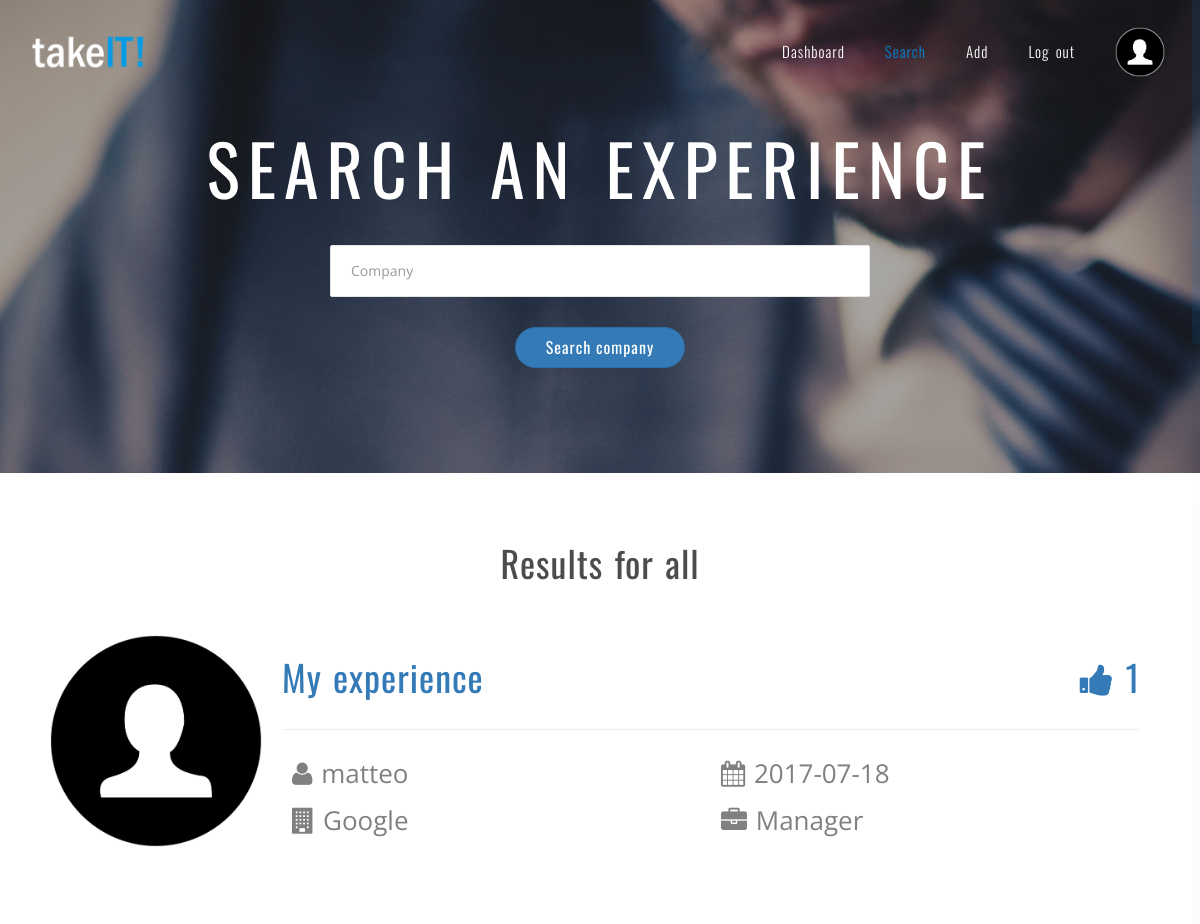
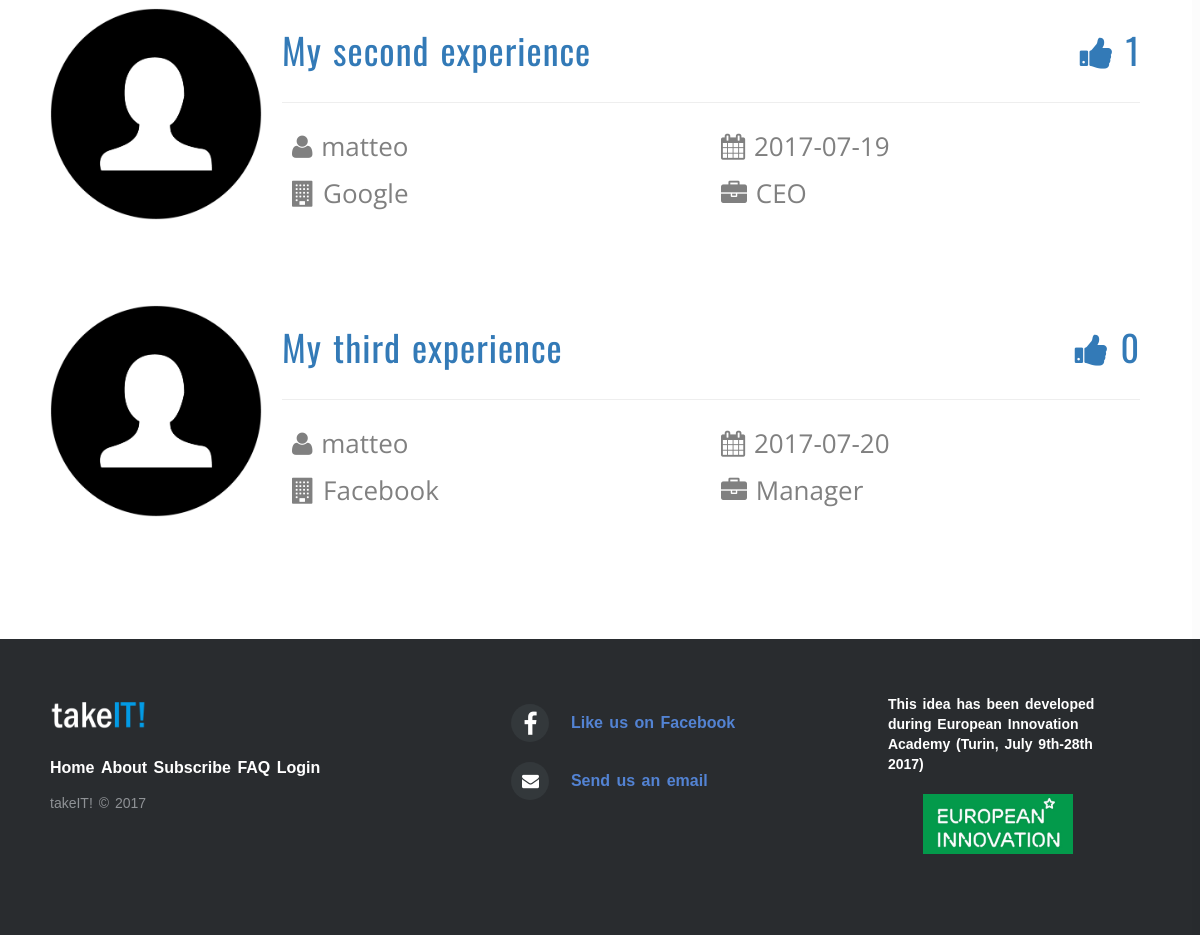
The page /app/search.php (signed in) on the database its author committed (2 pictures, top to bottom).
### tables this page shows
CREATE TABLE `experience` (
  `Id` int(11) NOT NULL,
  `Company` varchar(50) NOT NULL,
  `Date` date NOT NULL,
  `User` varchar(50) NOT NULL,
  `Position` varchar(50) NOT NULL,
  `Title` varchar(50) NOT NULL,
  `Description` mediumtext NOT NULL
);

### app/functions.php (called while the page is built, shortened)
<?php
  function count_votes($db, $id) {
    return $db->query("SELECT COUNT(*) FROM vote WHERE Id = $id")->fetch_array()[0];
  }
?>

### app/search.php (the view, shortened to what this page needs)
<?php
  include("functions.php");
?>
<!DOCTYPE html>
<html lang="en">
<head>
  <link href="../css/bootstrap.min.css" rel="stylesheet">
  <link href="../css/font-awesome.min.css" rel="stylesheet">
  <link href="../css/owl.theme.css" rel="stylesheet">
  <link href="../css/owl.carousel.css" rel="stylesheet">
  <link href="../css/owl.transitions.css" rel="stylesheet">
  <link href="../css/style.css" rel="stylesheet">
  <link href="../css/footer.css" rel="stylesheet">
  <link href="../css/own.css" rel="stylesheet">
</head>
<body data-spy="scroll" data-target=".main-nav">
  <header class="st-navbar">
    <nav class="navbar navbar-default navbar-fixed-top clearfix" role="navigation">
      <div class="container">
        <div class="navbar-header">
          <a class="navbar-brand" href="../"><img src="../photos/logo_white.png" alt="" class="img-responsive"></a>
        </div>
        <div class="collapse navbar-collapse main-nav" id="sept-main-nav">
          <ul class="nav navbar-nav navbar-right">
            <li><a class="nav-item-href" href="./index.php">Dashboard</a></li>
            <li class="active"><a class="nav-item-href" href="./search.php">Search</a></li>
            <li><a class="nav-item-href" href="./add.php">Add</a></li>
            <li><a class="nav-item-href" href="../">Log out</a></li>
            <li><a href="profile.php" class="profile-img-href"><img src="../photos/profile.png" style="height: 50px;"/></a></li>
          </ul>
        </div>
      </div>
    </nav>
  </header>
  <section class="home midhome" id="home" data-stellar-background-ratio="0.4">
    <div class="container">
      <div class="row">
        <div class="col-md-12">
            <div class="hero-txt">
              <h2 class="hero-title">Search an experience</h2>
              <div class="col-md-6 col-md-offset-3">
                <form class="form" method="get" action="search.php" id="company_form">
                  <div class="form" style="text-align: center;">
                    <input name="company" type="text" class="form-control" placeholder="Company" aria-describedby="Insert the company" style="min-width: 60%;">
                    <button type="submit" class="btn btn-primary" id="btn-search-company" style="margin-top: 30px;">Search company</button>
                  </div>
                </form>
              </div>
            </div>
        </div>
      </div>
    </div>
  </section>
  <section class="content">
    <div class="container">
      <h1 style="text-align: center;">
        Results for
        <?php
          if (isset($_GET["company"]))
            echo $_GET["company"];
          else echo "all";
        ?>
      </h1>
      <div class="row">
        <?php
          $db = db_connect();
          $db2 = db_connect();
          if (empty($_GET["company"])) {
            $query = $db->query("SELECT * FROM experience");
          } else {
            $query = $db->query("SELECT * FROM experience WHERE Company = '$_GET[company]'");
          }
          while ($row = $query->fetch_assoc()) {
            $votes = count_votes($db2, $row["Id"]);
            echo "<div class=\"col-md-12 src-tab\">
              <div class=\"src-tab-left\">
                <img src=\"../photos/profile.png\" style=\"width: 100%;\">
              </div>
              <div class=\"src-tab-right\">
                <div class=\"src-tab-head\">
                  <div class=\"src-tab-title\"><a href=\"view.php?id=$row[Id]\"><h3>$row[Title]</h3></a></div>
                  <div class=\"src-tab-title\"><h3><i class=\"fa fa-thumbs-up\"></i> $votes</h3></div>
                </div>
                <hr>
                <table class=\"src-tab-info\">
                  <tr>
                    <td><i class=\"fa fa-user\"></i> $row[User]</td>
                    <td><i class=\"fa fa-calendar\"></i> $row[Date]</td>
                  </tr>
                  <tr>
                    <td><i class=\"fa fa-building\"></i> $row[Company]</td>
                    <td><i class=\"fa fa-briefcase\"></i> $row[Position]</td>
                  </tr>
                </table>
              </div>
            </div>";
          }
        ?>
      </div>
    </div>
  </section>
  <footer class="footer-distributed">
    <div class="footer-left">
      <img src="../photos/logo_white.png" alt="takeIT!" style="width: 100px;">
      <div class="footer-links">
        <ul>
          <li><a href="../">Home</a></li>
          <li><a href="../#about">About</a></li>
          <li><a href="../#subscribe">Subscribe</a></li>
          <li><a href="../#faq">FAQ</a></li>
          <li><a href="../login.php">Login</a></li>
        </ul>
      </div>
      <p class="footer-company-name">takeIT! &copy; 2017</p>
    </div>
    <div class="footer-center">
      <div>
        <i class="fa fa-facebook"></i>
        <p><a href="https://www.facebook.com/TakeItofficial">Like us on Facebook</a></p>
      </div>
      <div>
        <i class="fa fa-envelope"></i>
        <p><a href="mailto:eiatakeit@gmail.com">Send us an email</a></p>
      </div>
    </div>
    <div class="footer-right">
      <p class="footer-company-about">
        <span>This idea has been developed during European Innovation Academy (Turin, July 9th-28th 2017)</span>
        <div style="text-align: center;"><img src="../photos/eia_logo.png" alt="EIA" style="height: 60px;"></div>
      </p>
    </div>
  </footer>
</body>
</html>

### css/style.css (style rules this page uses)
body { font-family: "Open Sans"; color: #808080; font-weight: 400; font-size: 14px; line-height: 26px; word-spacing: 2px; -webkit-font-smoothing: antialiased; }
p { margin-bottom: 26px; }
a { color: #0288d1; text-decoration: none !important; -webkit-transition: color 0.3s; transition: color 0.3s; }
h1, h2, h3, h4, h5, h6 { font-family: "Oswald"; color: #4c4c4c; letter-spacing: 1px; font-weight: 400; }
.form-control { border-radius: 2px !important; padding: 15px 20px !important; height: auto; border-color: #e5e5e5 !important; box-shadow: none !important; }
.img-responsive { display: inline-block; *display: inline; *zoom: 1; }
.btn { font-family: "Oswald"; font-size: 16px; letter-spacing: 1px; border-radius: 40px; padding: 8px 30px; margin-bottom: 5px; -webkit-transition: color 0.3s, background-color 0.3s, border-color 0.3s; transition: color 0.3s, background-color 0.3s, border-color 0.3s; }
.home { background-image: url(../images/hero-img9.jpg); background-position: top center; background-attachment: fixed; background-repeat: no-repeat; background-size: cover; background-color: #000; padding: 100px 0; position: relative }
.home .hero-txt { color: #fff; text-align: center; }
.home .hero-txt .hero-title { font-family: "Oswald"; color: #fff; text-transform: uppercase; font-size: 70px; line-height: 85px; font-weight: 400; letter-spacing: 8px; word-spacing: 4px; margin-bottom: 15px; margin-top: 5px; padding: 20px 10px; }
.navbar-default { background-color: transparent; border-width: 0; margin-bottom: 0 !important; height: 102px; -webkit-transition: background-color 0.3s, height 0.3s; transition: background-color 0.3s, height 0.3s; }
.navbar-brand { height: auto; padding: 27px 15px; -webkit-transition: padding 0.3s; transition: padding 0.3s; }
.navbar-brand img { height: 48px; -webkit-transition: height 0.3s; transition: height 0.3s; }
.navbar-nav > li > a { font-family: "Oswald"; font-size: 15px; font-weight: 300; letter-spacing: 1px; padding-left: 20px; padding-right: 20px; color: #fff; -webkit-transition: color 0.3s, background-color 0.3s, padding 0.3s; transition: color 0.3s, background-color 0.3s, padding 0.3s; }
.navbar-nav > li.active > a, .navbar-nav > li.active a:hover, .navbar-nav > li.active a:focus, .navbar-nav > li.active a:active { color: #0288d1; }
.navbar-default .navbar-nav > li > a { color: #fff; }
.navbar-default .navbar-nav > li.active > a, .navbar-default .navbar-nav > li.active a:hover, .navbar-default .navbar-nav > li.active a:focus, .navbar-default .navbar-nav > li.active a:active { color: #0288d1; background-color: rgba(0, 0, 0, 0); }
@media (min-width: 768px) { .navbar-nav > li > a { padding-top: 41px; padding-bottom: 41px; } }

### css/footer.css (style rules this page uses)
.footer-distributed { background-color: #292c2f; box-shadow: 0 1px 1px 0 rgba(0, 0, 0, 0.12); box-sizing: border-box; width: 100%; text-align: left; font: bold 16px sans-serif; padding: 55px 50px; margin-top: 80px; }
.footer-distributed .footer-left, .footer-distributed .footer-center, .footer-distributed .footer-right { display: inline-block; vertical-align: top; }
.footer-distributed .footer-left { width: 40%; }
.footer-distributed .footer-links { color: #ffffff; margin: 20px 0 12px; padding: 0; }
.footer-distributed .footer-links a { display:inline-block; line-height: 1.8; text-decoration: none; color: inherit; }
.footer-distributed .footer-company-name { color: #8f9296; font-size: 14px; font-weight: normal; margin: 0; }
.footer-distributed .footer-center { width: 35%; }
.footer-distributed .footer-center i { background-color: #33383b; color: #ffffff; font-size: 25px; width: 38px; height: 38px; border-radius: 50%; text-align: center; line-height: 42px; margin: 10px 15px; vertical-align: middle; }
.footer-distributed .footer-center i.fa-envelope { font-size: 17px; line-height: 38px; }
.footer-distributed .footer-center p { display: inline-block; color: #ffffff; vertical-align: middle; margin:0; }
.footer-distributed .footer-center p a { color: #5383d3; text-decoration: none;; }
.footer-distributed .footer-right { width: 20%; }
.footer-distributed .footer-company-about { line-height: 20px; color: #92999f; font-size: 13px; font-weight: normal; margin: 0; }
.footer-distributed .footer-company-about span { display: block; color: #ffffff; font-size: 14px; font-weight: bold; margin-bottom: 20px; }

### rows shown on the page
experience: Title "My experience", votes "1", User "matteo", Date "2017-07-18", Company "Google", Position "Manager"
experience: Title "My second experience", votes "1", User "matteo", Date "2017-07-19", Company "Google", Position "CEO"
experience: Title "My third experience", votes "0", User "matteo", Date "2017-07-20", Company "Facebook", Position "Manager"
